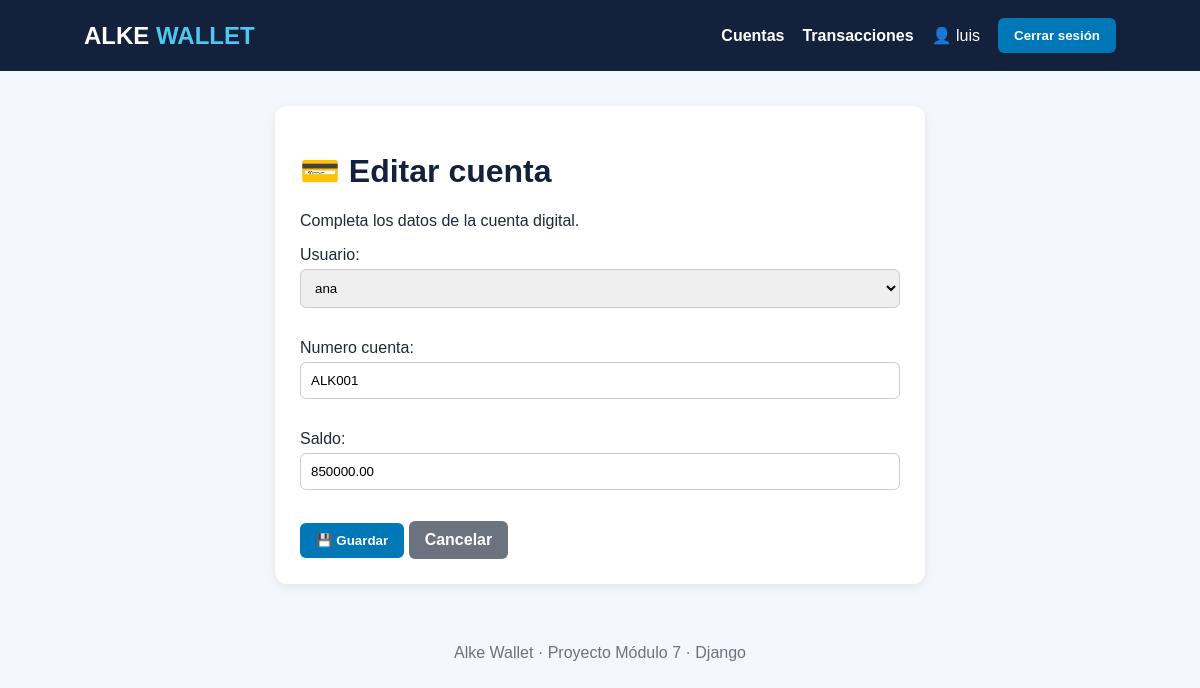
The app's page /cuentas/1/editar/ (signed in) with its own data.
### gestion/models.py (models this page shows, shortened)
class Cuenta(models.Model):
    usuario = models.OneToOneField(
        User,
        on_delete=models.CASCADE,
        related_name='cuenta'
    )
    numero_cuenta = models.CharField(
        max_length=20,
        unique=True
    )
    saldo = models.DecimalField(
        max_digits=12,
        decimal_places=2,
        default=0,
        validators=[MinValueValidator(Decimal('0.00'))]
    )
    fecha_creacion = models.DateTimeField(auto_now_add=True)

### gestion/views.py (the view)
@login_required
def editar_cuenta(request, cuenta_id):
    cuenta = get_object_or_404(Cuenta, id=cuenta_id)
    if request.method == 'POST':
        form = CuentaForm(request.POST, instance=cuenta)
        if form.is_valid():
            form.save()
            return redirect('lista_cuentas')
    else:
        form = CuentaForm(instance=cuenta)
    return render(
        request,
        'gestion/form_cuenta.html',
        {
            'form': form,
            'titulo': 'Editar cuenta'
        }
    )

### gestion/forms.py
class CuentaForm(forms.ModelForm):
    class Meta:
        model = Cuenta
        fields = ['usuario', 'numero_cuenta', 'saldo']
        widgets = {
            'usuario': forms.Select(attrs={'class': 'form-control'}),
            'numero_cuenta': forms.TextInput(attrs={'class': 'form-control'}),
            'saldo': forms.NumberInput(attrs={'class': 'form-control'}),
        }

### gestion/templates/gestion/form_cuenta.html (shortened to what this page needs)
{% extends 'gestion/base.html' %}
{% block content %}
<div class="tarjeta" style="max-width:650px; margin:auto;">
    <h1>💳 {{ titulo }}</h1>
    <p>Completa los datos de la cuenta digital.</p>
    <form method="post">
        {{ form.as_p }}
        <button type="submit" class="boton">
            💾 Guardar
        </button>
        <a href="{% url 'lista_cuentas' %}"
           class="boton"
           style="background:#6b7280;">
            Cancelar
        </a>
    </form>
</div>
{% endblock %}

### gestion/templates/gestion/base.html (shortened to what this page needs)
{% load static %}
<!DOCTYPE html>
<html lang="es">
<head>
    <link rel="stylesheet" href="{% static 'gestion/style.css' %}">
</head>
<body>
    <header>
        <div class="logo">
            ALKE <span>WALLET</span>
        </div>
        <nav>
            {% if user.is_authenticated %}
                <a href="{% url 'lista_cuentas' %}">
                    Cuentas
                </a>
                <a href="{% url 'lista_transacciones' %}">
                    Transacciones
                </a>
                <span>
                    👤 {{ user.username }}
                </span>
                <form method="post"
                      action="{% url 'logout' %}"
                      style="display:inline; margin:0;">
                    <button type="submit" class="boton">
                        Cerrar sesión
                    </button>
                </form>
            {% else %}
                <a href="{% url 'login' %}">
                    Iniciar sesión
                </a>
            {% endif %}
        </nav>
    </header>
    <main class="contenedor">
        {% block content %}
        {% endblock %}
    </main>
    <footer>
        Alke Wallet · Proyecto Módulo 7 · Django
    </footer>
</body>
</html>

### gestion/static/gestion/style.css (style rules this page uses)
html { scroll-behavior: smooth; }

### gestion/templates/gestion/base.html (style rules this page uses)
* { box-sizing: border-box; }
body { margin: 0; font-family: Arial, Helvetica, sans-serif; background: #f4f7fb; color: #1f2937; }
header { background: #14213d; color: white; padding: 18px 7%; display: flex; justify-content: space-between; align-items: center; }
.logo { font-size: 24px; font-weight: bold; }
.logo span { color: #4cc9f0; }
nav { display: flex; align-items: center; gap: 18px; }
nav a { color: white; text-decoration: none; font-weight: bold; }
.contenedor { width: 90%; max-width: 1100px; margin: 35px auto; }
.tarjeta { background: white; border-radius: 12px; padding: 25px; box-shadow: 0 3px 12px rgba(0, 0, 0, 0.08); }
h1, h2 { color: #14213d; }
.boton { display: inline-block; background: #0077b6; color: white; padding: 10px 16px; border: none; border-radius: 6px; text-decoration: none; cursor: pointer; font-weight: bold; }
input, select, textarea { width: 100%; padding: 10px; margin-top: 5px; margin-bottom: 15px; border: 1px solid #ccc; border-radius: 6px; }
footer { text-align: center; color: #6b7280; padding: 25px; }

### records on screen
Cuenta: usuario "ana", numero_cuenta "ALK001", saldo "850000.00"

### other values on screen
{{ user.username }} "luis"
{{ titulo }} "Editar cuenta"
